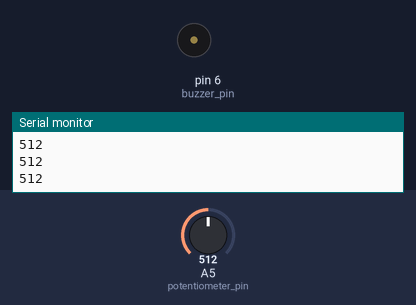
The sketch below on a simulated Arduino Uno, built with avr-gcc and run on an emulated ATmega328P. Parts: buzzer (waves = sounding, pin HIGH), the last lines printed to the serial monitor. The test bench sets the inputs (shaded band); at power-on: A5 (potentiometer_pin) = 512.

Above: at 1.2 s.
1.3 s: A5 (potentiometer_pin) set to 993
2.8 s: A5 (potentiometer_pin) set to 1013
At 3.4 s:
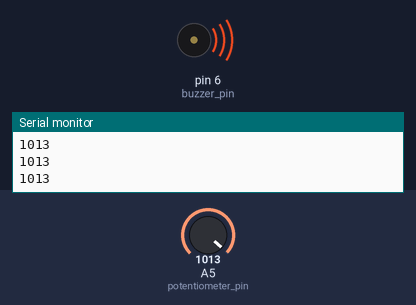
4.3 s: A5 (potentiometer_pin) set to 990
At 5.5 s:
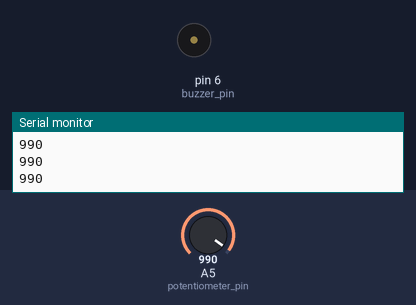
5.8 s: A5 (potentiometer_pin) set to 1010
At 6.8 s:
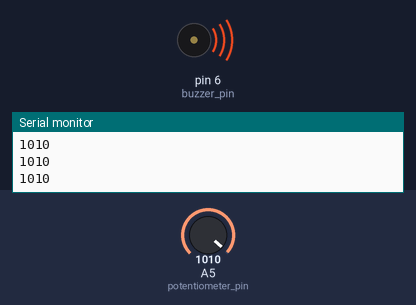
Timing chart, 0 to 8.3 s (numbered marks = the images above; inputs shaded):
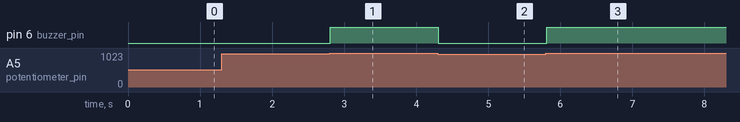

The sketch:

22_Active_Buzzer_with_Potentiometer.ino
```cpp
// Buzzer sounds when potentiometer reading is above 1000

int buzzer_pin = 6;
int potentiometer_pin = A5;

int read_val;


void setup() {
  // put your setup code here, to run once:
  pinMode(buzzer_pin, OUTPUT);
  pinMode(potentiometer_pin, INPUT);

  Serial.begin(9600);
}

void loop() {
  // put your main code here, to run repeatedly:
  read_val = analogRead(potentiometer_pin);

  Serial.println(read_val);

  if (read_val > 1000){
    digitalWrite(buzzer_pin, HIGH);
  } else {
    digitalWrite(buzzer_pin, LOW);
  }

}
```

Measured:
- the behaviour switches between 1000 and 1001 on A5 (potentiometer_pin) (found by bisection; images 0 and 1)
- after the input at 2.8 s, pin 6 (buzzer_pin): LOW → HIGH at once
- after the input at 4.3 s, pin 6 (buzzer_pin): HIGH → LOW at once
- after the input at 5.8 s, pin 6 (buzzer_pin): LOW → HIGH at once
